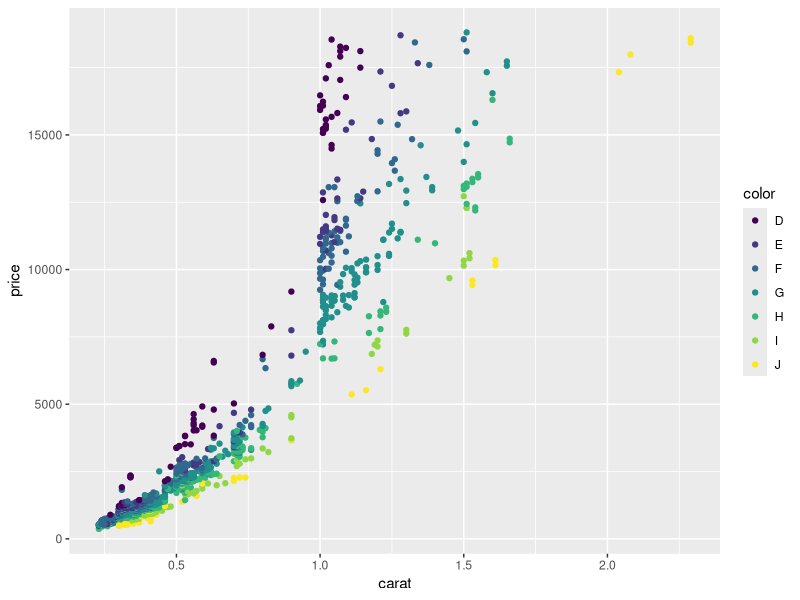
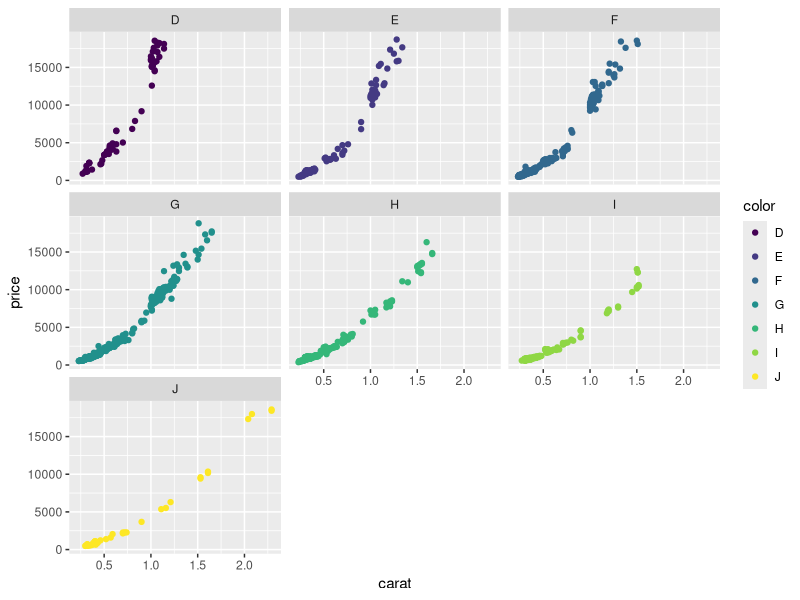

Recreate these plots in R, in order. (Note: this script raises an error after producing the figures.)
## ---- chunk 1
library(ggplot2)
data(diamonds)
## ---- chunk 2
diamonds.subset <- subset(x = diamonds, subset = clarity == "IF")
## ---- chunk 3
## Your code
ggplot(data=diamonds.subset) + geom_point(aes(x = carat, y = price, color = color))
## ---- chunk 4
## Your code
ggplot(data=diamonds.subset) + geom_point(aes(x = carat, y = price, color = color)) + facet_wrap(~color)

## ---- chunk 5
## Your code


diamonds.subset.highest <- diamonds.subset %>%
  mutate(volume = x*y*z) %>%
  group_by(color) %>%
  filter(volume == max(volume)) %>%
  mutate(label = paste0("H-",color, " (",carat,",",price,")"))

ggplot() + geom_point(aes(x = carat, y = price, color = color, size = x*y*z), data=diamonds.subset) + 
  geom_text_repel(aes(x = carat, y = price, 
                        label = label),                                                         box.padding   = 1.5, 
                        point.padding = 0,
                        segment.color = 'grey50',
                        color = "red",
                        data=diamonds.subset.highest)
## ---- chunk 6
## Your code
ggplot(aes(x = carat, y = price, color = color),data=diamonds.subset) + geom_point() +geom_smooth( se = FALSE, linewidth = 0.5)

## ---- chunk 7
ggplot(aes(x = color, y = price/carat, color = color),data=diamonds.subset) + geom_boxplot() + geom_jitter(alpha=0.5)
## ---- chunk 8
ggplot(aes(x = price, fill = cut),data=diamonds.subset) + geom_boxplot() + coord_flip() + facet_wrap(~color) + theme_bw() + theme(axis.ticks.x = element_blank(),
    axis.text.x = element_blank())

## ---- chunk 9
ggplot(diamonds.subset, aes(x = color, fill = cut)) +
  geom_bar(position = "dodge") + coord_flip()
